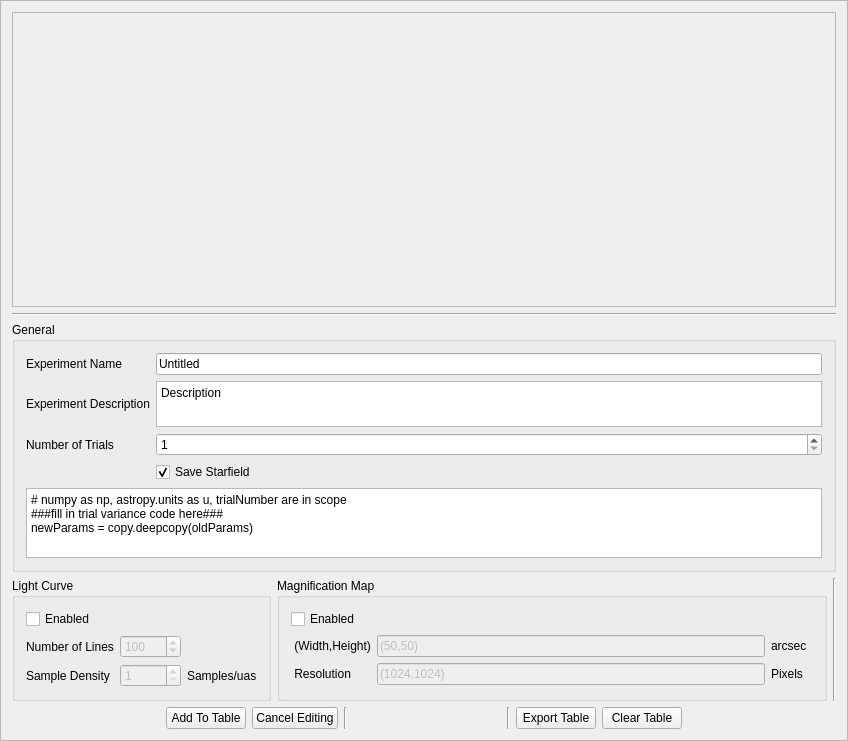
<?xml version="1.0" encoding="UTF-8"?>
<ui version="4.0">
 <class>BatchTableView</class>
 <widget class="QWidget" name="BatchTableView">
  <property name="geometry">
   <rect>
    <x>0</x>
    <y>0</y>
    <width>848</width>
    <height>741</height>
   </rect>
  </property>
  <property name="windowTitle">
   <string>BatchTableView</string>
  </property>
  <layout class="QVBoxLayout" name="verticalLayout_5">
   <property name="leftMargin">
    <number>0</number>
   </property>
   <property name="topMargin">
    <number>0</number>
   </property>
   <property name="rightMargin">
    <number>0</number>
   </property>
   <property name="bottomMargin">
    <number>0</number>
   </property>
   <item>
    <widget class="QScrollArea" name="scrollArea">
     <property name="widgetResizable">
      <bool>true</bool>
     </property>
     <widget class="QWidget" name="scrollAreaWidgetContents_2">
      <property name="geometry">
       <rect>
        <x>0</x>
        <y>0</y>
        <width>846</width>
        <height>739</height>
       </rect>
      </property>
      <layout class="QVBoxLayout" name="verticalLayout_4">
       <item>
        <widget class="QScrollArea" name="tableFrame">
         <property name="widgetResizable">
          <bool>true</bool>
         </property>
         <widget class="QWidget" name="scrollAreaWidgetContents">
          <property name="geometry">
           <rect>
            <x>0</x>
            <y>0</y>
            <width>826</width>
            <height>288</height>
           </rect>
          </property>
         </widget>
        </widget>
       </item>
       <item>
        <widget class="Line" name="line_2">
         <property name="orientation">
          <enum>Qt::Horizontal</enum>
         </property>
        </widget>
       </item>
       <item>
        <widget class="QGroupBox" name="verticalGroupBox">
         <property name="maximumSize">
          <size>
           <width>16777215</width>
           <height>250</height>
          </size>
         </property>
         <property name="title">
          <string>General</string>
         </property>
         <layout class="QVBoxLayout" name="verticalLayout">
          <item>
           <layout class="QGridLayout" name="gridLayout">
            <item row="0" column="0">
             <widget class="QLabel" name="label_29">
              <property name="text">
               <string>Experiment Name</string>
              </property>
             </widget>
            </item>
            <item row="0" column="1">
             <widget class="QLineEdit" name="experimentNameEntry">
              <property name="text">
               <string>Untitled</string>
              </property>
             </widget>
            </item>
            <item row="1" column="0">
             <widget class="QLabel" name="label_28">
              <property name="text">
               <string>Experiment Description</string>
              </property>
             </widget>
            </item>
            <item row="1" column="1">
             <widget class="QPlainTextEdit" name="experimentDescEntry">
              <property name="maximumSize">
               <size>
                <width>16777215</width>
                <height>16777215</height>
               </size>
              </property>
              <property name="plainText">
               <string>Description</string>
              </property>
             </widget>
            </item>
            <item row="2" column="0">
             <widget class="QLabel" name="label_30">
              <property name="text">
               <string>Number of Trials</string>
              </property>
             </widget>
            </item>
            <item row="2" column="1">
             <widget class="QSpinBox" name="trialSpinBox">
              <property name="minimum">
               <number>1</number>
              </property>
              <property name="maximum">
               <number>1000000000</number>
              </property>
              <property name="singleStep">
               <number>10</number>
              </property>
              <property name="value">
               <number>1</number>
              </property>
             </widget>
            </item>
            <item row="3" column="1">
             <widget class="QCheckBox" name="queueSaveStarfield">
              <property name="text">
               <string>Save Starfield</string>
              </property>
              <property name="checked">
               <bool>true</bool>
              </property>
             </widget>
            </item>
           </layout>
          </item>
          <item>
           <widget class="QPlainTextEdit" name="varianceTextArea">
            <property name="enabled">
             <bool>true</bool>
            </property>
            <property name="plainText">
             <string># numpy as np, astropy.units as u, trialNumber are in scope
###fill in trial variance code here###
newParams = copy.deepcopy(oldParams)</string>
            </property>
           </widget>
          </item>
         </layout>
        </widget>
       </item>
       <item>
        <layout class="QHBoxLayout" name="horizontalLayout">
         <item>
          <widget class="QGroupBox" name="verticalGroupBox_3">
           <property name="title">
            <string>Light Curve</string>
           </property>
           <layout class="QVBoxLayout" name="verticalLayout_3">
            <item>
             <layout class="QHBoxLayout" name="horizontalLayout_3">
              <item>
               <widget class="QCheckBox" name="enableLightCurve">
                <property name="text">
                 <string>Enabled</string>
                </property>
               </widget>
              </item>
             </layout>
            </item>
            <item>
             <layout class="QGridLayout" name="gridLayout_4">
              <item row="1" column="0">
               <widget class="QLabel" name="label_2">
                <property name="text">
                 <string>Sample Density</string>
                </property>
               </widget>
              </item>
              <item row="0" column="1">
               <widget class="QSpinBox" name="lightCurveCountEntry">
                <property name="enabled">
                 <bool>false</bool>
                </property>
                <property name="minimum">
                 <number>1</number>
                </property>
                <property name="maximum">
                 <number>10000</number>
                </property>
                <property name="value">
                 <number>100</number>
                </property>
               </widget>
              </item>
              <item row="0" column="0">
               <widget class="QLabel" name="label">
                <property name="text">
                 <string>Number of Lines</string>
                </property>
               </widget>
              </item>
              <item row="1" column="1">
               <widget class="QSpinBox" name="sampleDensityEntry">
                <property name="enabled">
                 <bool>false</bool>
                </property>
                <property name="minimum">
                 <number>1</number>
                </property>
                <property name="maximum">
                 <number>100</number>
                </property>
               </widget>
              </item>
              <item row="1" column="2">
               <widget class="QLabel" name="label_3">
                <property name="text">
                 <string>Samples/uas</string>
                </property>
               </widget>
              </item>
             </layout>
            </item>
           </layout>
          </widget>
         </item>
         <item>
          <widget class="QGroupBox" name="verticalGroupBox_2">
           <property name="title">
            <string>Magnification Map</string>
           </property>
           <layout class="QVBoxLayout" name="verticalLayout_2">
            <item>
             <widget class="QCheckBox" name="enableMagMap">
              <property name="text">
               <string>Enabled</string>
              </property>
             </widget>
            </item>
            <item>
             <layout class="QGridLayout" name="gridLayout_7">
              <item row="0" column="0">
               <widget class="QLabel" name="label_19">
                <property name="text">
                 <string> (Width,Height)</string>
                </property>
               </widget>
              </item>
              <item row="0" column="1">
               <widget class="QLineEdit" name="magMapDimEntry">
                <property name="enabled">
                 <bool>false</bool>
                </property>
                <property name="text">
                 <string>(50,50)</string>
                </property>
               </widget>
              </item>
              <item row="0" column="2">
               <widget class="QLabel" name="unitLabel_6">
                <property name="text">
                 <string>arcsec  </string>
                </property>
               </widget>
              </item>
              <item row="1" column="0">
               <widget class="QLabel" name="label_40">
                <property name="text">
                 <string> Resolution</string>
                </property>
               </widget>
              </item>
              <item row="1" column="1">
               <widget class="QLineEdit" name="magMapResolutionEntry">
                <property name="enabled">
                 <bool>false</bool>
                </property>
                <property name="text">
                 <string>(1024,1024)</string>
                </property>
               </widget>
              </item>
              <item row="1" column="2">
               <widget class="QLabel" name="label_41">
                <property name="text">
                 <string>Pixels</string>
                </property>
               </widget>
              </item>
             </layout>
            </item>
           </layout>
          </widget>
         </item>
         <item>
          <widget class="Line" name="line">
           <property name="orientation">
            <enum>Qt::Vertical</enum>
           </property>
          </widget>
         </item>
        </layout>
       </item>
       <item>
        <layout class="QHBoxLayout" name="horizontalLayout_2">
         <item>
          <spacer name="horizontalSpacer">
           <property name="orientation">
            <enum>Qt::Horizontal</enum>
           </property>
           <property name="sizeHint" stdset="0">
            <size>
             <width>40</width>
             <height>20</height>
            </size>
           </property>
          </spacer>
         </item>
         <item>
          <widget class="QPushButton" name="addToQueueButton">
           <property name="text">
            <string>Add To Table</string>
           </property>
          </widget>
         </item>
         <item>
          <widget class="QPushButton" name="queueEditCancelButton">
           <property name="text">
            <string>Cancel Editing</string>
           </property>
          </widget>
         </item>
         <item>
          <widget class="Line" name="line_3">
           <property name="orientation">
            <enum>Qt::Vertical</enum>
           </property>
          </widget>
         </item>
         <item>
          <spacer name="horizontalSpacer_3">
           <property name="orientation">
            <enum>Qt::Horizontal</enum>
           </property>
           <property name="sizeHint" stdset="0">
            <size>
             <width>40</width>
             <height>20</height>
            </size>
           </property>
          </spacer>
         </item>
         <item>
          <widget class="Line" name="line_4">
           <property name="orientation">
            <enum>Qt::Vertical</enum>
           </property>
          </widget>
         </item>
         <item>
          <widget class="QPushButton" name="tableSaveButton">
           <property name="text">
            <string>Export Table</string>
           </property>
          </widget>
         </item>
         <item>
          <widget class="QPushButton" name="clearTableButton">
           <property name="text">
            <string>Clear Table</string>
           </property>
          </widget>
         </item>
         <item>
          <spacer name="horizontalSpacer_2">
           <property name="orientation">
            <enum>Qt::Horizontal</enum>
           </property>
           <property name="sizeHint" stdset="0">
            <size>
             <width>40</width>
             <height>20</height>
            </size>
           </property>
          </spacer>
         </item>
        </layout>
       </item>
      </layout>
     </widget>
    </widget>
   </item>
  </layout>
 </widget>
 <layoutdefault spacing="6" margin="11"/>
 <resources/>
 <connections>
  <connection>
   <sender>enableLightCurve</sender>
   <signal>toggled(bool)</signal>
   <receiver>sampleDensityEntry</receiver>
   <slot>setEnabled(bool)</slot>
   <hints>
    <hint type="sourcelabel">
     <x>152</x>
     <y>613</y>
    </hint>
    <hint type="destinationlabel">
     <x>163</x>
     <y>673</y>
    </hint>
   </hints>
  </connection>
  <connection>
   <sender>enableLightCurve</sender>
   <signal>toggled(bool)</signal>
   <receiver>lightCurveCountEntry</receiver>
   <slot>setEnabled(bool)</slot>
   <hints>
    <hint type="sourcelabel">
     <x>152</x>
     <y>613</y>
    </hint>
    <hint type="destinationlabel">
     <x>163</x>
     <y>643</y>
    </hint>
   </hints>
  </connection>
  <connection>
   <sender>enableLightCurve</sender>
   <signal>toggled(bool)</signal>
   <receiver>enableMagMap</receiver>
   <slot>setChecked(bool)</slot>
   <hints>
    <hint type="sourcelabel">
     <x>152</x>
     <y>613</y>
    </hint>
    <hint type="destinationlabel">
     <x>564</x>
     <y>612</y>
    </hint>
   </hints>
  </connection>
  <connection>
   <sender>enableLightCurve</sender>
   <signal>toggled(bool)</signal>
   <receiver>magMapResolutionEntry</receiver>
   <slot>setEnabled(bool)</slot>
   <hints>
    <hint type="sourcelabel">
     <x>152</x>
     <y>613</y>
    </hint>
    <hint type="destinationlabel">
     <x>246</x>
     <y>392</y>
    </hint>
   </hints>
  </connection>
  <connection>
   <sender>enableLightCurve</sender>
   <signal>toggled(bool)</signal>
   <receiver>magMapDimEntry</receiver>
   <slot>setEnabled(bool)</slot>
   <hints>
    <hint type="sourcelabel">
     <x>152</x>
     <y>613</y>
    </hint>
    <hint type="destinationlabel">
     <x>246</x>
     <y>347</y>
    </hint>
   </hints>
  </connection>
  <connection>
   <sender>enableMagMap</sender>
   <signal>toggled(bool)</signal>
   <receiver>magMapDimEntry</receiver>
   <slot>setEnabled(bool)</slot>
   <hints>
    <hint type="sourcelabel">
     <x>564</x>
     <y>612</y>
    </hint>
    <hint type="destinationlabel">
     <x>586</x>
     <y>642</y>
    </hint>
   </hints>
  </connection>
  <connection>
   <sender>enableMagMap</sender>
   <signal>toggled(bool)</signal>
   <receiver>magMapResolutionEntry</receiver>
   <slot>setEnabled(bool)</slot>
   <hints>
    <hint type="sourcelabel">
     <x>564</x>
     <y>612</y>
    </hint>
    <hint type="destinationlabel">
     <x>586</x>
     <y>672</y>
    </hint>
   </hints>
  </connection>
 </connections>
</ui>
